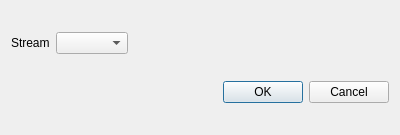
<?xml version="1.0" encoding="UTF-8"?>
<ui version="4.0">
 <class>DeviceStreamSelectionDialog</class>
 <widget class="QDialog" name="DeviceStreamSelectionDialog">
  <property name="geometry">
   <rect>
    <x>0</x>
    <y>0</y>
    <width>400</width>
    <height>135</height>
   </rect>
  </property>
  <property name="font">
   <font>
    <family>Liberation Sans</family>
    <pointsize>9</pointsize>
   </font>
  </property>
  <property name="windowTitle">
   <string>Select device stream</string>
  </property>
  <layout class="QVBoxLayout" name="verticalLayout">
   <item>
    <layout class="QHBoxLayout" name="deviceStreamLayout">
     <item>
      <widget class="QLabel" name="deviceStreamLabel">
       <property name="text">
        <string>Stream</string>
       </property>
      </widget>
     </item>
     <item>
      <widget class="QComboBox" name="deviceStream">
       <property name="toolTip">
        <string>Devcie stream index</string>
       </property>
      </widget>
     </item>
     <item>
      <spacer name="horizontalSpacer">
       <property name="orientation">
        <enum>Qt::Horizontal</enum>
       </property>
       <property name="sizeHint" stdset="0">
        <size>
         <width>40</width>
         <height>20</height>
        </size>
       </property>
      </spacer>
     </item>
    </layout>
   </item>
   <item>
    <widget class="QDialogButtonBox" name="buttonBox">
     <property name="orientation">
      <enum>Qt::Horizontal</enum>
     </property>
     <property name="standardButtons">
      <set>QDialogButtonBox::Cancel|QDialogButtonBox::Ok</set>
     </property>
    </widget>
   </item>
  </layout>
 </widget>
 <resources/>
 <connections>
  <connection>
   <sender>buttonBox</sender>
   <signal>accepted()</signal>
   <receiver>DeviceStreamSelectionDialog</receiver>
   <slot>accept()</slot>
   <hints>
    <hint type="sourcelabel">
     <x>248</x>
     <y>254</y>
    </hint>
    <hint type="destinationlabel">
     <x>157</x>
     <y>274</y>
    </hint>
   </hints>
  </connection>
  <connection>
   <sender>buttonBox</sender>
   <signal>rejected()</signal>
   <receiver>DeviceStreamSelectionDialog</receiver>
   <slot>reject()</slot>
   <hints>
    <hint type="sourcelabel">
     <x>316</x>
     <y>260</y>
    </hint>
    <hint type="destinationlabel">
     <x>286</x>
     <y>274</y>
    </hint>
   </hints>
  </connection>
 </connections>
</ui>
